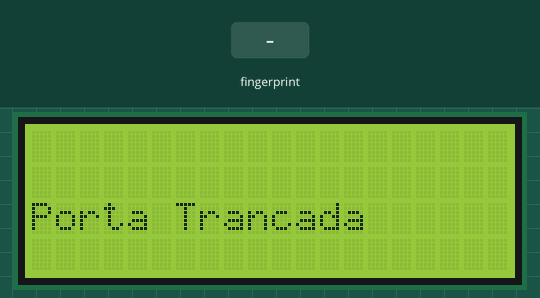
Recording of a sketch running on a simulated Arduino Uno, built with avr-gcc and run on an emulated ATmega328P. Parts: 20×4 character LCD. Inputs (shaded band) come from the test bench. The local clock reads 2024-03-15 10:24:30 at power-on unless the sketch sets it; storage starts empty; what the sketch prints to the serial monitor is not drawn.

Above: at 1.17 s.
At 2.3 s:
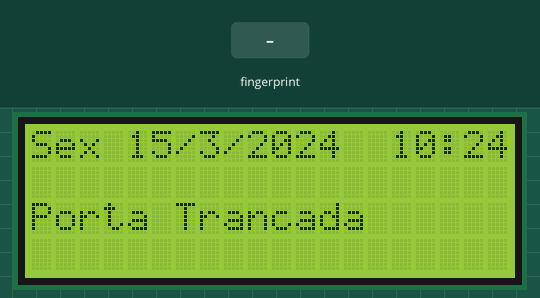
2.4 s: finger stored as number 1 placed on the sensor
At 3.3 s:
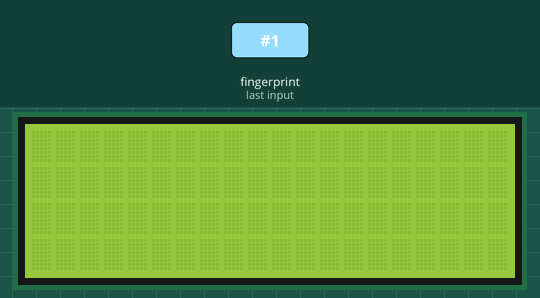
Timing chart, 0 to 5.4 s (numbered marks = the images above; inputs shaded):
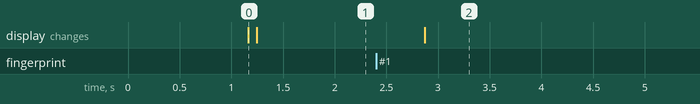

The sketch:

01_porta.ino
```cpp
#include "02_header.h"

void setup()
{
  Serial.begin(9600);
  finger.begin(57600);
  lcd.init();                      // initialize the lcd
  lcd.init();
  lcd.backlight();
  Timer1.initialize(1000000);
  Timer1.attachInterrupt(RealTimeClock);
  while (!finger.verifyPassword())
    Serial.println(F("Sensor biometrico não encontrado!"));
  Serial.println(F("Sensor biometrico encontrado!"));

  if (!SD.begin(4))
    Serial.println(F("Erro na leitura do Cartao SD!"));
  Serial.println(F("Cartao SD inicializado"));

  //inserirNaPosicao("teste.txt", 101);
  //criar_arquivo_usuario();

  //  inserirTexto("teste.txt", "Teste de inserção de nova linha", 101);
  //  leituraSD("teste.txt");
  //unsigned long usuario = procurarPorNumero("teste.txt",11);
  //Serial.println(usuario);

  //  informacaoSD();
  atualizaStatusPorta();
}


void loop() {
  atualizaHora();

  byte cadastro = leitura();

  if (cadastro == 255)
  {
    lcd.setCursor(0, 1);
    lcd.print("                    ");
    lcd.setCursor(0, 1);
    lcd.print("Nao cadastrado");
  }

  else if (cadastro <= 150)
  {
    porta = !porta;
    atualizaStatusPorta();
    unsigned long endereco = procurarPorNumero("usuarios.txt", cadastro);
    Serial.println(endereco);
    lcd.setCursor(0, 1);
    lcd.print("                    ");
    lcd.setCursor(0, 1);
    String nome = lerNaPosicao("usuarios.txt", endereco);
    for (int x = 0; x < (nome.length() - 1); x++) lcd.print(nome[x]); //resolver problema da biblioteca que está enviando '/0'
    Serial.println(nome);
    //Serial.println(String(nome,DEC));
  }

}
```

02_header.h
```cpp
// INCLUSÃO DAS BIBLIOTECAS
#include <Adafruit_Fingerprint.h>
#include <SoftwareSerial.h>
#include <virtuabotixRTC.h>
#include <LiquidCrystal_I2C.h>
#include <Wire.h>
#include <SPI.h>
#include <SD.h>
#include <TimerOne.h>

// PINAGEM DO LEITOR BIOMÉTRICO
const int tx = 10; //BRANCO
const int rx = 9; //VERDE
/* No Arduino MEGA utilizar apenas estes pinos como RX
10, 11, 12, 13, 14, 15, 50, 51, 52, 53,
A8(62), A9(63), A10(64), A11(65), A12(66), A13(67), A14(68), A15(69)
No Arduino UNO não ultilizar o RX no pino 13*/

//PINAGEM DO RTC
const int   clk =  6;
const int   dat =  7;
const int   rst =  8;


// INSTANCIANDO OBJETOS
SoftwareSerial mySerial(rx, tx);
Adafruit_Fingerprint finger = Adafruit_Fingerprint(&mySerial);
virtuabotixRTC   RTC(clk, dat, rst);
LiquidCrystal_I2C lcd (0x27, 20,4);
File ARQUIVO;
File ARQUIVO_TEMP;

//PINAGEM DO SD
const int CS_Pin = 4;

// DECLARAÇÃO DAS VARIÁVEIS
bool porta = 0;
bool porta_aux = 1;


//PROTÓTIPOS DAS FUNCOES
byte gravar(byte id); //Função para gravar uma digital na posição id
byte leitura(void);   /*Função que lê uma digital, retorna o numero da digital ou
                      253 para sem digital no leitor
                      254 para falha na leitura da digital
                      255  para digital não está cadastrada*/
byte deleta(byte id); //Função para deletar uma digital da posição id


void RealTimeClock(); //Interrupção que atualiza a hora a cada segundo
String DS1302(int tipo);//1 - Retorna data completa
                        //2 - Retorna semana e data
                        //3 - Retorna data
                        //4 - Retorna hora:minuto:segundo
                        //5 - Retorna hora:minuto

void ajustaHora (int d_semL, int d_mesL, int mesL, int anoL, int horL, int minL, int segL);

bool arquivo_mensal(bool tipo, String texto); //Grada texto no arquivo do mes corrente
                                              //0 para não pular linha
                                              //1 para pular linha

void leituraSD(String nome); //Mostra na serial o conteudo do arquivo "nome"

unsigned long procurarPorNumero(String nomeArquivo, byte pos);
String lerNaPosicao(String nomeArquivo, unsigned long pos, char fim = '\n', byte limite = 20);
void inserirTexto(String nomeArquivo, String texto, unsigned long  pos);

void atualizaHora(); //atualiza as variaveis do RTC a cada segundo
```

03_funcoes_digital.ino
```cpp
//DEFINIÇÕES DAS FUNÇÕES

byte gravar(byte id)
{
  int p = -1;
  Serial.print(F("Esperando uma leitura válida para gravar #")); Serial.println(id);
  //Loop de verificação de digital
  while (p != FINGERPRINT_OK)
  {
    p = finger.getImage();
    switch (p)
    {
      case FINGERPRINT_OK:
        Serial.println(F("Leitura concluída"));
        break;
      case FINGERPRINT_NOFINGER:
        Serial.print(".");
        delay(200);
        break;
      case FINGERPRINT_PACKETRECIEVEERR:
        Serial.println(F("Erro comunicação"));
        break;
      case FINGERPRINT_IMAGEFAIL:
        Serial.println(F("Erro de leitura"));
        break;
      default:
        Serial.println(F("Erro desconhecido"));
        break;
    }
  }

  //Capitura a primeira imagem da digital
  p = finger.image2Tz(1);
  switch (p) {
    case FINGERPRINT_OK:
      Serial.println(F("Leitura convertida"));
      break;
    case FINGERPRINT_IMAGEMESS:
      Serial.println(F("Leitura suja"));
      return p;
    case FINGERPRINT_PACKETRECIEVEERR:
      Serial.println(F("Erro de comunicação"));
      return p;
    case FINGERPRINT_FEATUREFAIL:
      Serial.println(F("Não foi possível encontrar propriedade da digital"));
      return p;
    case FINGERPRINT_INVALIDIMAGE:
      Serial.println(F("Não foi possível encontrar propriedade da digital"));
      return p;
    default:
      Serial.println(F("Erro desconhecido"));
      return p;
  }

  //Aguardar retirar o dedo
  Serial.println(F("Remova o dedo"));
  delay(2000);
  p = 0;
  while (p != FINGERPRINT_NOFINGER) p = finger.getImage();

  //Loop de verificação de digital
  p = -1;
  Serial.println(F("Coloque o Mesmo dedo novamente"));
  while (p != FINGERPRINT_OK) {
    p = finger.getImage();
    switch (p) {
      case FINGERPRINT_OK:
        Serial.println(F("Leitura concluída"));
        break;
      case FINGERPRINT_NOFINGER:
        Serial.print(".");
        delay(200);
        break;
      case FINGERPRINT_PACKETRECIEVEERR:
        Serial.println(F("Erro de comunicação"));
        break;
      case FINGERPRINT_IMAGEFAIL:
        Serial.println(F("Erro de Leitura"));
        break;
      default:
        Serial.println(F("Erro desconhecido"));
        break;
    }
  }
  //Capitura a segunda imagem da digital
  p = finger.image2Tz(2);
  switch (p) {
    case FINGERPRINT_OK:
      Serial.println(F("Leitura convertida"));
      break;
    case FINGERPRINT_IMAGEMESS:
      Serial.println(F("Leitura suja"));
      return p;
    case FINGERPRINT_PACKETRECIEVEERR:
      Serial.println(F("Erro de comunicação"));
      return p;
    case FINGERPRINT_FEATUREFAIL:
      Serial.println(F("Não foi possível encontrar as propriedades da digital"));
      return p;
    case FINGERPRINT_INVALIDIMAGE:
      Serial.println(F("Não foi possível encontrar as propriedades da digital"));
      return p;
    default:
      Serial.println(F("Erro desconhecido"));
      return p;
  }

  //Cria modelo com as duas digitais
  Serial.print(F("Criando modelo para #"));  Serial.println(id);
  p = finger.createModel();
  if (p == FINGERPRINT_OK)
  {
    Serial.println(F("As digitais batem!"));
  }
  else if (p == FINGERPRINT_PACKETRECIEVEERR)
  {
    Serial.println(F("Erro de comunicação"));
    return p;
  }
  else if (p == FINGERPRINT_ENROLLMISMATCH) {
    Serial.println(F("As digitais não batem"));
    return p;
  }
  else
  {
    Serial.println(F("Erro desconhecido"));
    return p;
  }

  //Salva modelo na posição id
  p = finger.storeModel(id);
  if (p == FINGERPRINT_OK)
  {
    Serial.println(F("Armazenado!"));
  }
  else if (p == FINGERPRINT_PACKETRECIEVEERR)
  {
    Serial.println(F("Erro de comunicação"));
    return p;
  }
  else if (p == FINGERPRINT_BADLOCATION)
  {
    Serial.println(F("Não foi possível gravar neste local da memória"));
    return p;
  }
  else if (p == FINGERPRINT_FLASHERR)
  {
    Serial.println(F("Erro durante escrita na memória flash"));
    return p;
  }
  else
  {
    Serial.print(F("Erro desconhecido: 0x")); Serial.println(p, HEX);
    return p;
  }
}


byte leitura(void)
{
  byte p = finger.getImage(); //Verifica se há digital
  if (p != FINGERPRINT_OK)  return 253;

  p = finger.image2Tz(); //Capitura a digital
  if (p != FINGERPRINT_OK)  return 254;

  p = finger.fingerFastSearch(); //procura no banco de dados
  if (p != FINGERPRINT_OK)  return 255;

  //Serial.print("ID encontrado #"); Serial.print(finger.fingerID);
  //Serial.print(" com confiança de "); Serial.println(finger.confidence);
  return finger.fingerID;
}

byte deleta(byte id)
{
  byte p = -1;

  p = finger.deleteModel(id);

  if (p == FINGERPRINT_OK) {
    Serial.println(F("Apagada!"));
  } else if (p == FINGERPRINT_PACKETRECIEVEERR) {
    Serial.println(F("Erro de comunicação"));
    return p;
  } else if (p == FINGERPRINT_BADLOCATION) {
    Serial.println(F("Não foi possível gravar neste local da memória"));
    return p;
  } else if (p == FINGERPRINT_FLASHERR) {
    Serial.println(F("Erro durante escrita na memória flash"));
    return p;
  } else {
    Serial.print(F("Erro desconhecido: 0x")); Serial.println(p, HEX);
    return p;
  }
}
```

04_funcao_RCT.ino
```cpp
void ajustaHora (int d_semL, int d_mesL, int mesL, int anoL, int horL, int minL, int segL)
{
  RTC.setDS1302Time(segL, minL, horL, d_semL, d_mesL, mesL, anoL);
}


String DS1302(int tipo)
{
  RTC.updateTime();         //faz leitura do DS1302 e atualiza as variaveis da função
  String dateTime = "";
  switch (tipo)
  {
    case 1:
      dateTime =  week(RTC.dayofweek);
      dateTime += (F(" "));
      dateTime += (RTC.dayofmonth);
      dateTime += (F("/"));
      dateTime += (RTC.month);
      dateTime += (F("/"));
      dateTime += (RTC.year);
      dateTime += (F(" | "));
      if (RTC.hours < 10) dateTime += (F("0"));
      dateTime += (RTC.hours);
      dateTime += (F(":"));
      if (RTC.minutes < 10) dateTime += (F("0"));
      dateTime += (RTC.minutes);
      dateTime += (F(":"));
      if (RTC.seconds < 10) dateTime += (F("0"));
      dateTime += (RTC.seconds);
      break;

    case 2:
      dateTime =  week(RTC.dayofweek);
      dateTime += (F(" "));
      dateTime += (RTC.dayofmonth);
      dateTime += (F("/"));
      dateTime += (RTC.month);
      dateTime += (F("/"));
      dateTime += (RTC.year);
      break;

    case 3:
      dateTime = (RTC.dayofmonth);
      dateTime += (F("/"));
      dateTime += (RTC.month);
      dateTime += (F("/"));
      dateTime += (RTC.year);
      break;

   case 4:
      if (RTC.hours < 10) dateTime += (F("0"));
      dateTime += (RTC.hours);
      dateTime += (F(":"));
      if (RTC.minutes < 10) dateTime += (F("0"));
      dateTime += (RTC.minutes);
      dateTime += (F(":"));
      if (RTC.seconds < 10) dateTime += (F("0"));
      dateTime += (RTC.seconds);
      break;

   case 5:
      if (RTC.hours < 10) dateTime += (F("0"));
      dateTime += (RTC.hours);
      dateTime += (F(":"));
      if (RTC.minutes < 10) dateTime += (F("0"));
      dateTime += (RTC.minutes);
      break;
  }
  return dateTime;
} //end DS1302


String week(int dayW)
{
  String semana = "";
  switch (dayW)
  {

    case 1: semana = (F("Dom")); break;
    case 2: semana = (F("Seg")); break;
    case 3: semana = (F("Ter")); break;
    case 4: semana = (F("Qua")); break;
    case 5: semana = (F("Qui")); break;
    case 6: semana = (F("Sex")); break;
    case 7: semana = (F("Sab")); break;

  } //end switch
  return semana;
} //end week

void RealTimeClock()
{
  RTC.updateTime();
}
```

05_funcao_SD.ino
```cpp
bool arquivo_mensal(bool tipo, String texto)
{
  bool confirmacao = 0;
  RTC.updateTime();
  String nomeArquivo = String(RTC.year) + "_" + String(RTC.month);
  nomeArquivo += ".txt";

  ARQUIVO = SD.open(nomeArquivo, FILE_WRITE);
  if (ARQUIVO)
  {
    switch (tipo)
    {
      case 0:
        ARQUIVO.print(texto);
        break;
      case 1:
        ARQUIVO.println(texto);
        break;
    }
    Serial.println(F("Arquivo implementado"));
    confirmacao = 1;
  }
  else Serial.println(F("Erro ao implementar dado"));
  ARQUIVO.close();
  return confirmacao;
}

void leituraSD(String nome)
{
  ARQUIVO = SD.open(nome, FILE_READ);
  if (ARQUIVO)
  {
    Serial.println(F("O arquivo contem:"));
    while (ARQUIVO.available())
      Serial.write(ARQUIVO.read());
    ARQUIVO.close();
  }
  else Serial.println(F("Erro ao ler o arquivo"));
}


void inserirTexto(String nomeArquivo, String texto, unsigned long  pos)
{
  ARQUIVO = SD.open(nomeArquivo, O_RDWR);
  ARQUIVO_TEMP = SD.open("temp.txt", FILE_WRITE);
  if (ARQUIVO && ARQUIVO_TEMP)
  {

    unsigned long tamanho = ARQUIVO.size();

    char novaLinha = "";
    unsigned long novaPos = pos;
    while (novaLinha != '\n' && novaPos < tamanho) //procura a proximo carecter de linha nova
    {
      ARQUIVO.seek(novaPos);
      novaLinha = ARQUIVO.peek();
      novaPos++;
    }

    for (int x = novaPos; x <= tamanho; x++) //Copia todo conteudo para um arquivo temporario
    {
      ARQUIVO.seek(x);
      ARQUIVO_TEMP.print(char(ARQUIVO.peek()));
    }

    ARQUIVO.seek(pos); //volta para posição desejada e insere o texto novo
    ARQUIVO.println(texto);

    unsigned long tamanho_aux = ARQUIVO_TEMP.size();

    for (int x = 0; x < tamanho_aux; x++) //Devolve todo o conteudo copiado ao texto original
    {
      ARQUIVO_TEMP.seek(x);
      ARQUIVO.print(char(ARQUIVO_TEMP.peek()));
    }

  }
  else Serial.println(F("Erro ao implementar dado"));
  ARQUIVO.close();
  ARQUIVO_TEMP.close();
  SD.remove("temp.txt");

}

String lerNaPosicao(String nomeArquivo, unsigned long pos, char fim = '\n', byte limite = 20)
{
  String retorno = "";
  ARQUIVO = SD.open(nomeArquivo, O_READ);
  if (ARQUIVO)
  {
    for (int x = pos; x < (pos + limite); x++)
    {
      ARQUIVO.seek(x);
      if (char(ARQUIVO.peek()) != fim) retorno += char(ARQUIVO.peek());
      else
      {
        x = pos + limite;
      }
    }
  }
  else Serial.println(F("Erro ao implementar dado"));
  ARQUIVO.close();
  return retorno;
}


unsigned long procurarPorNumero(String nomeArquivo, byte pos)
{
  ARQUIVO = SD.open(nomeArquivo, O_READ);

  //Ordenação da String que o programa vai comparar tipo '&xxx'
  String posicao = "&";
  if (pos < 10) posicao += String("00" + String(pos));
  else if (pos < 100) posicao += String("0" + String(pos));
  else posicao += String(pos);
  posicao += ";";

  char aux = ""; //caractere capiturado para comparar
  unsigned long retorno = 0; //valor de retorno de endereço
  byte validacao = 0; //variavel da validação das comparações

  if (ARQUIVO)
  {
    unsigned long tamanho = ARQUIVO.size();
    for (int x = 0; x <= tamanho; x++) //varre o arquivo até o tamanho maximo
    {

      ARQUIVO.seek(x);
      aux = char(ARQUIVO.peek());

      if (aux == posicao[0] && validacao == 0) validacao = 1;
      else if (validacao == 1)
      {
        if (aux == posicao[1]) validacao = 2;
        else validacao = 0;
      }
      else if (validacao == 2)
      {
        if (aux == posicao[2]) validacao = 3;
        else validacao = 0;
      }
      else if (validacao == 3)
      {
        if (aux == posicao[3]) validacao = 4;
        else validacao = 0;
      }
      else if (validacao == 4)
      {
        if (aux != posicao[4]) validacao = 0;
        else
        {
          x = tamanho;
          retorno = ARQUIVO.position() + 1;
        }
      }
    }
  }
  else Serial.println(F("Erro ao implementar dado"));
  ARQUIVO.close();
  return retorno;
}


void criar_arquivo_usuario()
{
  SD.remove("usuarios.txt");
  ARQUIVO = SD.open("usuarios.txt", FILE_WRITE);
  if (ARQUIVO)
  {
    for (int x = 0; x <= 150; x++)
    {
      if (x < 10)
      {
        ARQUIVO.print("&00");
        ARQUIVO.print(x, DEC);
        ARQUIVO.println(";");
      }
      else if (x < 100)
      {
        ARQUIVO.print("&0");
        ARQUIVO.print(x, DEC);
        ARQUIVO.println(";");
      }
      else
      {
        ARQUIVO.print("&");
        ARQUIVO.print(x, DEC);
        ARQUIVO.println(";");
      }
    }
  }
  else Serial.println(F("Erro ao implementar dado"));
  ARQUIVO.close();

}


/*
  void informacaoSD()
  {
  Serial.println();
  Serial.print(F("Tipo de cartao:         "));
  switch (card.type()) {
    case SD_CARD_TYPE_SD1:
      Serial.println(F("SD1"));
      break;
    case SD_CARD_TYPE_SD2:
      Serial.println(F("SD2"));
      break;
    case SD_CARD_TYPE_SDHC:
      Serial.println(F("SDHC"));
      break;
    default:
      Serial.println(F("Unknown"));
  }

  // Now we will try to open the 'volume'/'partition' - it should be FAT16 or FAT32
  if (!volume.init(card)) {
    Serial.println(F("Nao foi possivel encontrar a particao"));
    while (1);
  }

  Serial.print(F("Clusters:          "));
  Serial.println(volume.clusterCount());
  Serial.print(F("Blocks x Cluster:  "));
  Serial.println(volume.blocksPerCluster());

  Serial.print(F("Total Blocks:      "));
  Serial.println(volume.blocksPerCluster() * volume.clusterCount());
  Serial.println();

  // print the type and size of the first FAT-type volume
  uint32_t volumesize;
  Serial.print(F("O volute é do tipo:    FAT"));
  Serial.println(volume.fatType(), DEC);

  volumesize = volume.blocksPerCluster();    // clusters are collections of blocks
  volumesize *= volume.clusterCount();       // we'll have a lot of clusters
  volumesize /= 2;                           // SD card blocks are always 512 bytes (2 blocks are 1KB)
  Serial.print(F("Volume size (Kb):  "));
  Serial.println(volumesize);
  Serial.print(F("Volume size (Mb):  "));
  volumesize /= 1024;
  Serial.println(volumesize);
  Serial.print(F("Volume size (Gb):  "));
  Serial.println((float)volumesize / 1024.0);

  Serial.println(F("\nArquivos encontrados no cartao (nome, data e tamanho em bytes): "));
  root.openRoot(volume);

  // list all files in the card with date and size
  root.ls(LS_R | LS_DATE | LS_SIZE);
  }
*/
```

06_atualiza_tela.ino
```cpp
void atualizaHora()
{
  byte cadastro = leitura();
  if (RTC.seconds == 0);
  {
    lcd.home();
    lcd.print(DS1302(2));
    lcd.setCursor(15, 0);
    lcd.print(DS1302(5));
  }
}

void atualizaStatusPorta()
{
  if (porta != porta_aux)
  {
    if (porta)
    {
      lcd.setCursor(0, 2);
      lcd.print("Porta Aberta  ");
    }

    else
    {
      lcd.setCursor(0, 2);
      lcd.print("Porta Trancada");
    }
  porta_aux = porta;
  }

}
```

Measured:
- after the input at 2.4 s, the display: changes after 0.47 s (image 2)
